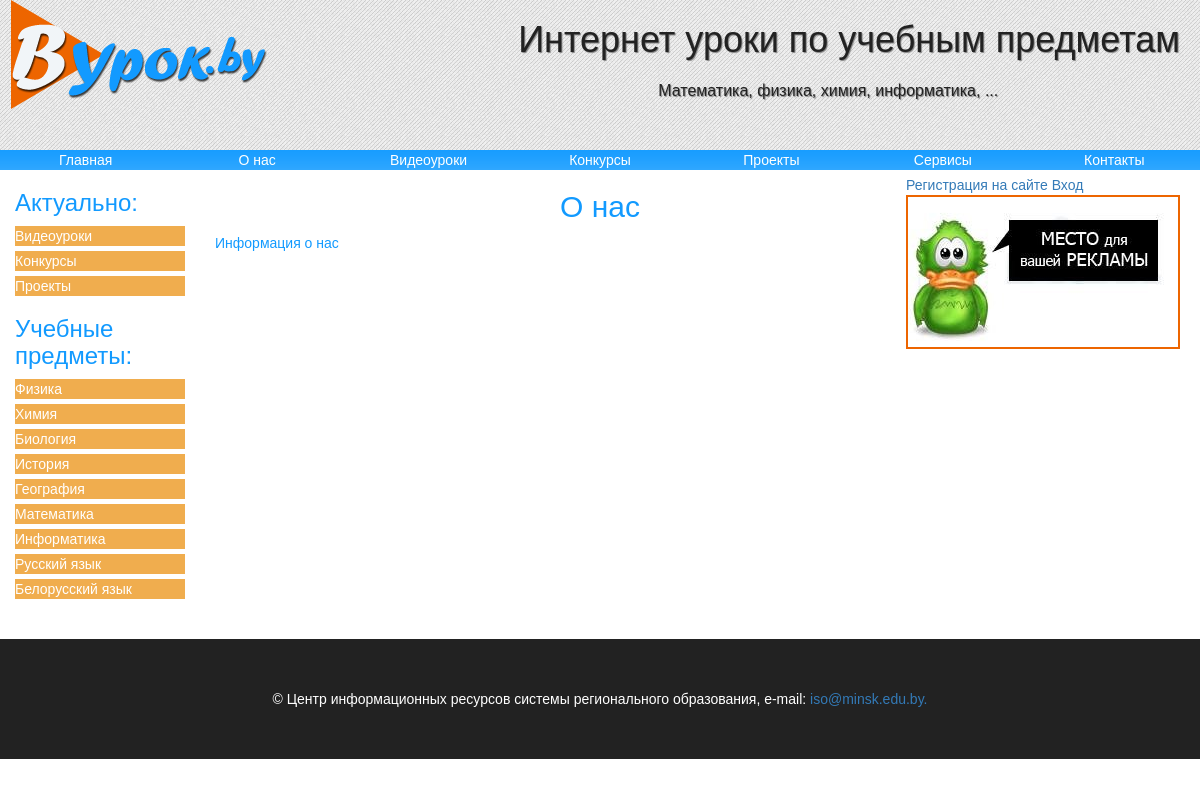
The page /index.php?url=about on the database its author committed.
### tables this page shows
CREATE TABLE IF NOT EXISTS `maintexts` (
  `id` int(11) NOT NULL,
  `name` tinytext NOT NULL,
  `body` text NOT NULL,
  `url` tinytext NOT NULL,
  `lang` enum('ru','en') NOT NULL DEFAULT 'ru',
  `showhide` enum('show','hide') NOT NULL,
  `putdate` date NOT NULL,
  `leftmenu` enum('0','1') NOT NULL DEFAULT '0'
);

### index.php (the view, shortened to what this page needs)
<?php require_once ('temples/top.php');
if ($_GET['url']){
$file=$_GET['url'];
}else
{
$file='index';}
$result=mysqli_query($dbcon,"SELECT*FROM maintexts WHERE url='$file'");
$row=mysqli_fetch_array($result);
?>
<h2>
<?php echo $row['name'];
?></h2>
<?php echo $row['body'];
?>
<?php require_once ('temples/bottom.php')
?>

### temples/top.php (shortened to what this page needs)
<?php session_start();
require_once ('config/config.php');
?>
<!Doctype html>
<html>
<head><meta charset='utf-8'>
<link type='text/css' rel='stylesheet' href='media/bootstrap/css/bootstrap.css'><link type='text/css' rel='stylesheet' href='media/css/style.css'>
</head>
<body>
<header class='shapka'>
<h1>Интернет уроки по учебным предметам</h1><p>Математика, физика, химия, информатика, ...</p>
<img src='media/img/logo.png'>
</header>
<div class='topmenu'>
<a href='/'>Главная</a>
<a href='index.php?url=about'>О нас</a>
<a href='index.php?url=video'>Видеоуроки</a>
<a href='index.php?url=konkurs'>Конкурсы</a>
<a href='index.php?url=proekt'>Проекты</a>
<a href='index.php?url=Servis'>Сервисы</a>
<a href='index.php?url=contakts'>Контакты</a>
</div>
<div class='block'>
<div class='col-md-2'>
<h3>Актуально:</h3>
<?php
$abj_menu=mysqli_query($dbcon,"SELECT*FROM maintexts WHERE leftmenu='1'");
while($menu=mysqli_fetch_array($abj_menu)){
echo "<a href='index.php?url=".$menu['url']."' class='btn-block btn-warning'>";
echo $menu['name'];
echo '</a>';
}
?>
<h3>Учебные предметы:</h3>
<a href='index.php?url=fizika' class='btn-block btn-warning'>Физика</a>
<a href='index.php?url=himia' class='btn-block btn-warning'>Химия</a>
<a href='index.php?url=bio' class='btn-block btn-warning'>Биология</a>
<a href='index.php?url=history' class='btn-block btn-warning'>История</a>
<a href='index.php?url=geo' class='btn-block btn-warning'>География</a>
<a href='index.php?url=matem' class='btn-block btn-warning'>Математика</a>
<a href='index.php?url=informatika' class='btn-block btn-warning'>Информатика</a>
<a href='index.php?url=russ' class='btn-block btn-warning'>Русский язык</a>
<a href='index.php?url=bel' class='btn-block btn-warning'>Белорусский язык</a>
</div>
<div class='col-md-8'>

### media/css/style.css (style rules this page uses)
body { background:white; margin:0; padding:0; color: #129aff; font-family: Arial, Verdana, sans-serif; font-size:14px; }
body h2 { text-align:center }
.shapka { height: 150px; background:url(../img/sm.png); }
.shapka h1 { float:right; margin:20px; text-shadow:1px 1px 1px gray; color:#222222; }
.shapka p { float:right; margin:80px -500px 0 0; text-shadow:1px 1px 1px gray; color:#222222; font-size:16px; }
.shapka img { float:left; }
.topmenu { display: flex; }
.topmenu a { color:white; margin:0px auto; width:100%; background: url(../img/fm.png); flex:1; font-size:14px; display:block; text-align:center; text-decoration:none; }

### rows shown on the page
maintexts: name "Видеоуроки"
maintexts: name "Конкурсы"
maintexts: name "Проекты"
maintexts: name "О нас", body "Информация о нас"
